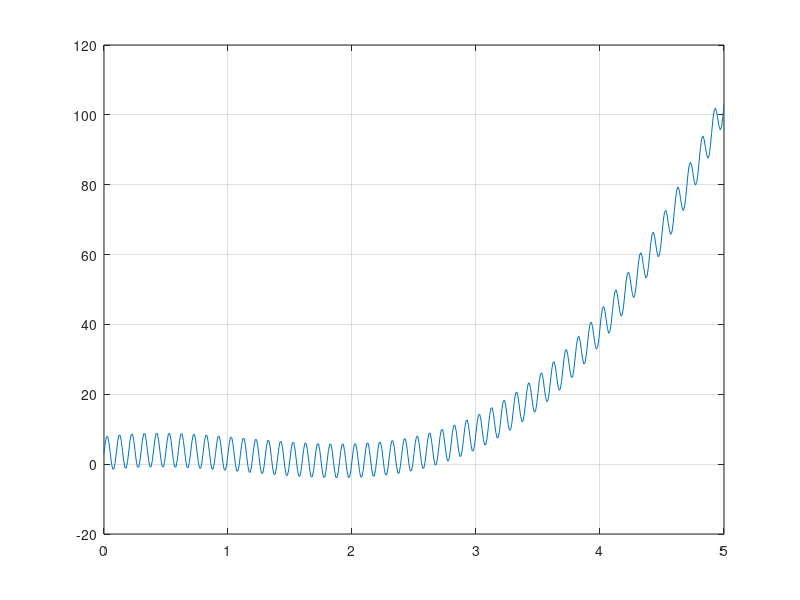
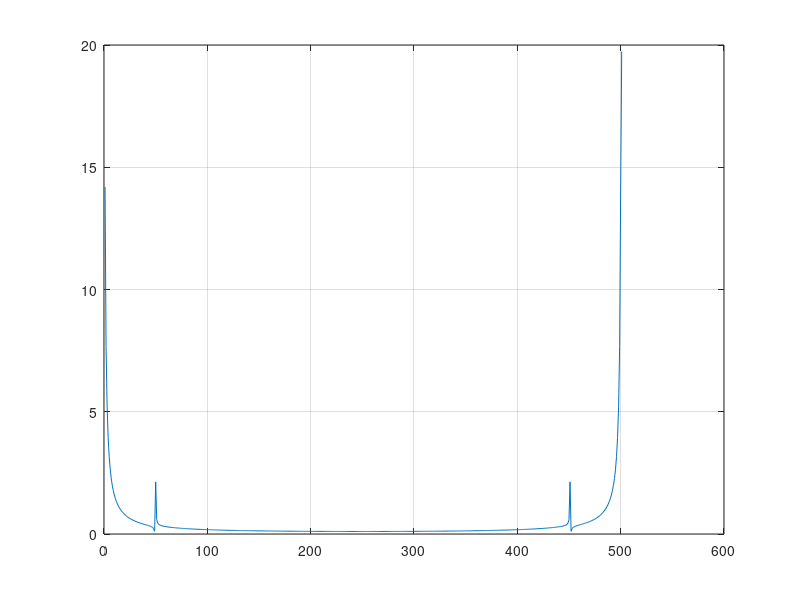
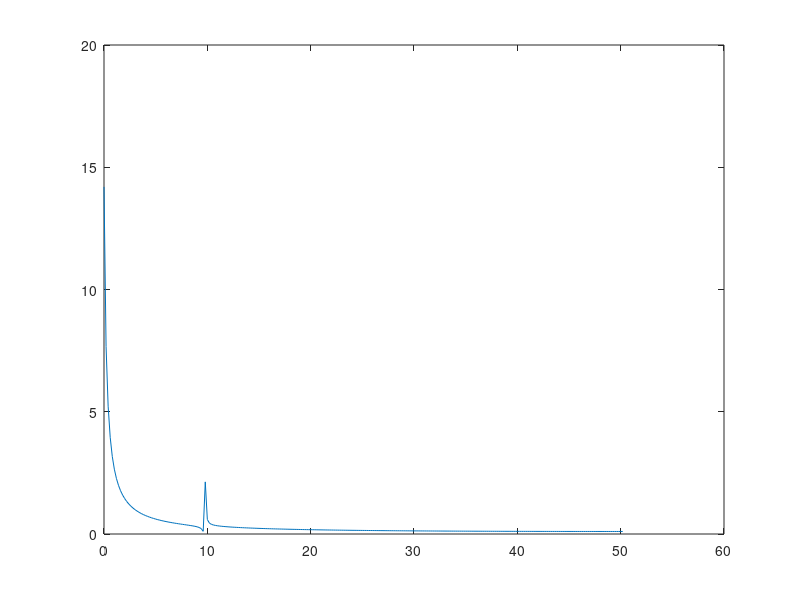
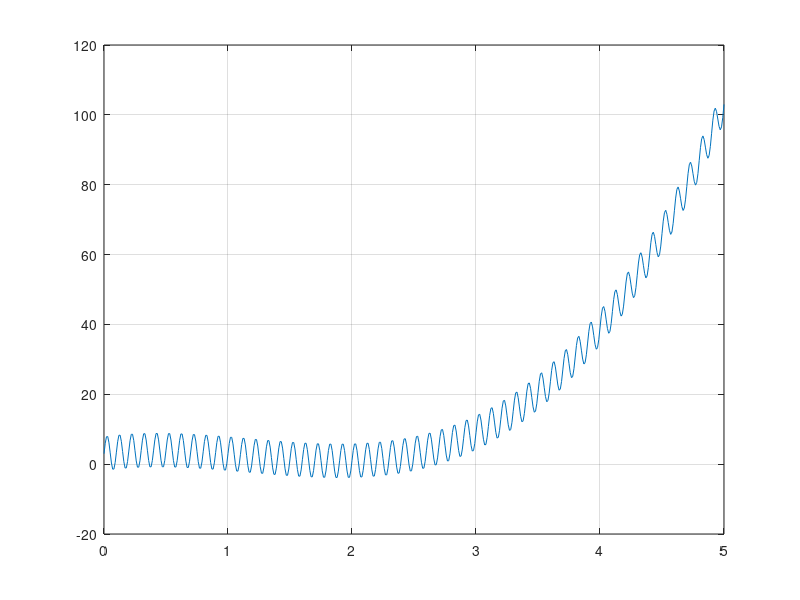

MATLAB code to generate these figures, in order:
clear

delta_t = 0.01;
T = 5;
t = 0:delta_t:T;
y = load("f1.txt");
N = length(y);
figure
plot(t,y), grid

fourier_func = zeros(1,N);
for m = 1:N
    for j = 1:N
        fourier_func(m) = fourier_func(m) + 1/N*y(j)*exp(1)^(-1i*2*pi/N*m*j);
    end
end
figure
delta_f = 1/T;
n = length(t);
plot(abs(fourier_func)),grid
f = 0:delta_f:round(n/2) * delta_f;
figure
plot(f,abs(fourier_func(1:round(n/2)+1)))

fourier_func=abs(fourier_func);
counter = 0;
extr = zeros(2,1);
for j = 3:round(N/2)-1
    if(fourier_func(j) > fourier_func(j+1) && fourier_func(j) > fourier_func(j-1) && abs(fourier_func(j)-fourier_func(j+1)) > 1)
        counter = counter + 1;
        extr(counter) = j*delta_f
    end
end


f_sin = sin(2*pi*extr(1)*t);
A = [sum(t.^6), sum(t.^5), sum(t.^4), sum(f_sin.*t.^3), sum(t.^3);
     sum(t.^5), sum(t.^4), sum(t.^3), sum(f_sin.*t.^2), sum(t.^2);
     sum(t.^4), sum(t.^3), sum(t.^2), sum(f_sin.*t),    sum(t);
     sum(f_sin.*t.^3), sum(f_sin.*t.^2), sum(f_sin.*t), sum(f_sin.*f_sin), sum(N*f_sin);
     sum(t.^3), sum(t.^2), sum(t), sum(N*f_sin), N];
c = [sum(y.*t.^3), sum(y.*t.^2), sum(y.*t), sum(y.*f_sin),  sum(y)];
a = inv(A)*c'
temp = a'

aprox_f = a(1).*t.^3 + a(2).*t.^2 + a(3).*t + a(4).*f_sin +a(5);
figure
plot(t, aprox_f), grid

error_value = sum((aprox_f-y).^2)